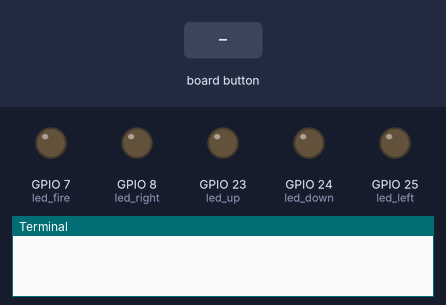
The program below on a simulated Raspberry Pi (BCM pin numbers). Parts: output pins drawn as LEDs (lit = HIGH), the last lines printed to the terminal. The inputs (shaded band) are chosen by the test bench. The buttons are places on the Blue Dot phone app.

Above: at 1.2 s.
1.3 s: button top pressed
At 2.2 s:
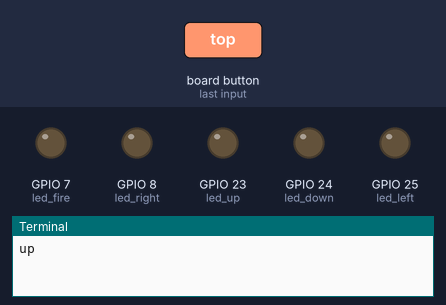
2.9 s: button bottom pressed
At 3.5 s:
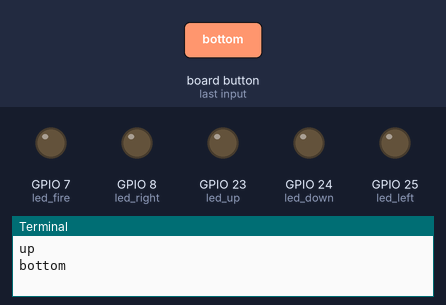
4.5 s: button left pressed
At 5.8 s:
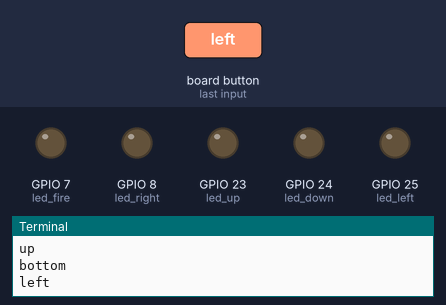
6.1 s: button right pressed
At 7.1 s:
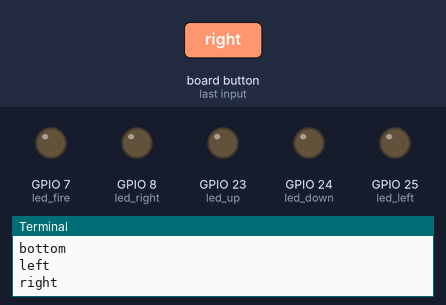
7.7 s: button middle pressed
At 8.3 s:
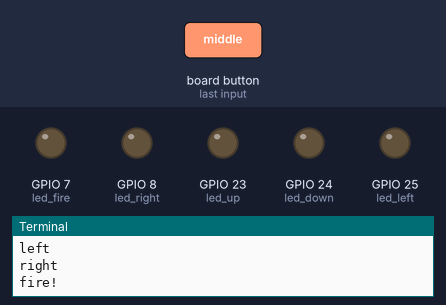
Timing chart, 0 to 10.3 s (numbered marks = the images above; inputs shaded):
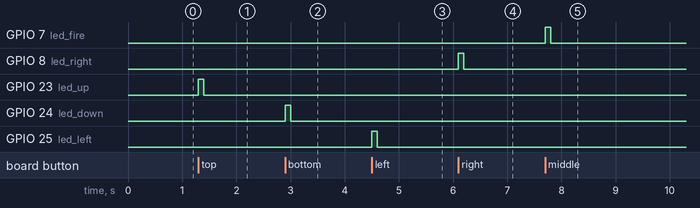

The program:

demo_pi_android_bluetooth_connection_via_bluedot_lib.py
```python
# Name this file mydot.py

# DEMO 1 (Single button):
#from bluedot import BlueDot
#bd = BlueDot()
#bd.wait_for_press()
#print("You pressed!")

# DEMO 2 (Joystick):
from bluedot import BlueDot
from signal import pause
import time
import RPi.GPIO as io

io.setmode(io.BCM)
led_up = 23
led_down = 24
led_left = 25
led_right = 8
led_fire = 7

io.setup(led_up, io.OUT)
io.setup(led_down, io.OUT)
io.setup(led_left, io.OUT)
io.setup(led_right, io.OUT)
io.setup(led_fire, io.OUT)

def turn_off_lights():
    io.output(led_up, False)
    io.output(led_down, False)
    io.output(led_left, False)
    io.output(led_right, False)
    io.output(led_fire, False)

def dpad(pos):
    if pos.top:
        print("up")
        io.output(led_up, True)
        time.sleep(0.1)
        io.output(led_up, False)
    elif pos.bottom:
        print("bottom")
        io.output(led_down, True)
        time.sleep(0.1)
        io.output(led_down, False)
    elif pos.left:
        print("left")
        io.output(led_left, True)
        time.sleep(0.1)
        io.output(led_left, False)
    elif pos.right:
        print("right")
        io.output(led_right, True)
        time.sleep(0.1)
        io.output(led_right, False)
    elif pos.middle:
        print("fire!")
        io.output(led_fire, True)
        time.sleep(0.1)
        io.output(led_fire, False)

turn_off_lights()
bd = BlueDot()
bd.when_pressed = dpad

pause()
```

Measured:
- after the input at 1.3 s, GPIO 23 (led_up): LOW → HIGH at once, → LOW 0.10 s later
- after the input at 2.9 s, GPIO 24 (led_down): LOW → HIGH at once, → LOW 0.10 s later
- after the input at 4.5 s, GPIO 25 (led_left): LOW → HIGH at once, → LOW 0.10 s later
- after the input at 6.1 s, GPIO 8 (led_right): LOW → HIGH at once, → LOW 0.10 s later
- after the input at 7.7 s, GPIO 7 (led_fire): LOW → HIGH at once, → LOW 0.10 s later
